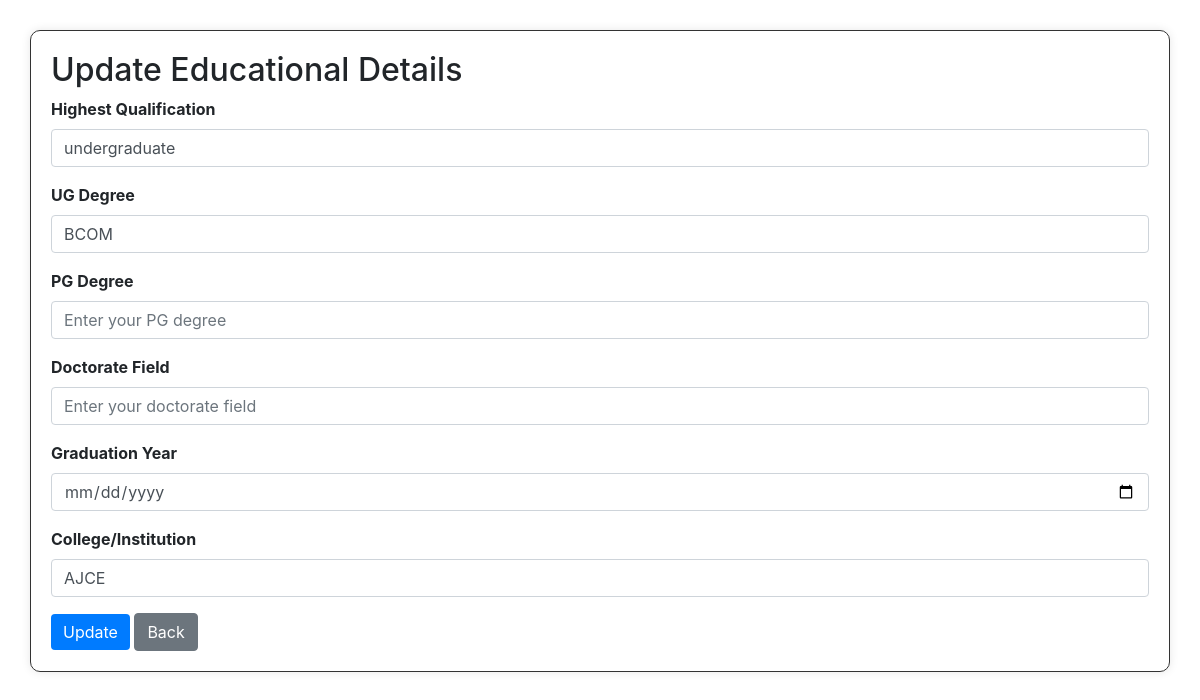
Page /matrimony/update_educationaldetails (signed in) on the committed database.
### matrimony/models.py (models this page shows)
class EducationalDetails(models.Model):
    user = models.ForeignKey(User, on_delete=models.CASCADE)  # Create a foreign key relationship with the User model
    highest_qualification = models.CharField(max_length=100)
    ug_degree = models.CharField(max_length=100,blank=True)
    pg_degree = models.CharField(max_length=100,blank=True,null=True)
    doctorate_field = models.CharField(max_length=100,blank=True,null=True)
    grad_year = models.DateField()
    college_institution = models.CharField(max_length=100)
    educ_fill = models.BooleanField(default=False)

### matrimony/views.py (the view)
# urls.py: path('update_educationaldetails', views.update_educationaldetails, name='update_educationaldetails'),
@never_cache
@login_required(login_url='accounts:login')
def update_educationaldetails(request):
    educational_details = EducationalDetails.objects.get(user=request.user)
    if request.method == 'POST':
        form = EducationalDetailsUpdateForm(request.POST, instance=educational_details)
        if form.is_valid():
            try:
                form.save()
                return redirect('matrimony:myprofile')  # Redirect to the user's profile page
            except IntegrityError as e:
                print(f"Error saving form: {e}")
        else:
            print(form.errors)
    else:
        form = EducationalDetailsUpdateForm(instance=educational_details)
    context = {
        'form': form,
    }
    return render(request, 'matrimony/update_educationaldetails.html', context)

### matrimony/forms.py
class EducationalDetailsUpdateForm(forms.ModelForm):
    class Meta:
        model = EducationalDetails
        exclude = ['user', 'educ_fill']

### matrimony/templates/matrimony/update_educationaldetails.html (shortened to what this page needs)
<!DOCTYPE html>
<html lang="en">
<head>
    <link rel="stylesheet" href="https://maxcdn.bootstrapcdn.com/bootstrap/4.5.2/css/bootstrap.min.css">
</head>
<body>
    <div class="container">
        <h2>Update Educational Details</h2>
        <form method="post" action="{% url 'matrimony:update_educationaldetails' %}" enctype="multipart/form-data">
            <div class="form-group">
                <label for="highestQualification">Highest Qualification</label>
                <input type="text" class="form-control" id="highestQualification" name="highest_qualification" placeholder="Enter your highest qualification" value="{{ form.highest_qualification.value }}">
            </div>
            <div class="form-group">
                <label for="ugDegree">UG Degree</label>
                <input type="text" class="form-control" id="ugDegree" name="ug_degree" placeholder="Enter your UG degree" value="{{ form.ug_degree.value }}">
            </div>
            <div class="form-group">
                <label for="pgDegree">PG Degree</label>
                <input type="text" class="form-control" id="pgDegree" name="pg_degree" placeholder="Enter your PG degree" value="{{ form.pg_degree.value }}">
            </div>
            <div class="form-group">
                <label for="doctorateField">Doctorate Field</label>
                <input type="text" class="form-control" id="doctorateField" name="doctorate_field" placeholder="Enter your doctorate field" value="{{ form.doctorate_field.value }}">
            </div>
            <div class="form-group">
                <label for="gradYear">Graduation Year</label>
                <input type="date" class="form-control" id="gradYear" name="grad_year" value="{{ form.grad_year.value }}">
            </div>
            <div class="form-group">
                <label for="collegeInstitution">College/Institution</label>
                <input type="text" class="form-control" id="collegeInstitution" name="college_institution" placeholder="Enter your college/institution" value="{{ form.college_institution.value }}">
            </div>
            <button type="submit" class="btn btn-primary">Update</button>
            <a href="javascript:history.back()" class="btn btn-secondary">Back</a>
        </form>
    </div>
</body>
</html>

### matrimony/templates/matrimony/update_educationaldetails.html (style rules this page uses)
.container { margin-top: 30px; border: 1px solid #333; border-radius: 10px; padding: 20px; box-shadow: 0 0 10px rgba(0, 0, 0, 0.1); }
.form-group label { font-weight: bold; }
.btn-primary { background-color: #007BFF; border: none; }

### rows in the picture
EducationalDetails: highest_qualification "undergraduate", ug_degree "BCOM", college_institution "AJCE"
